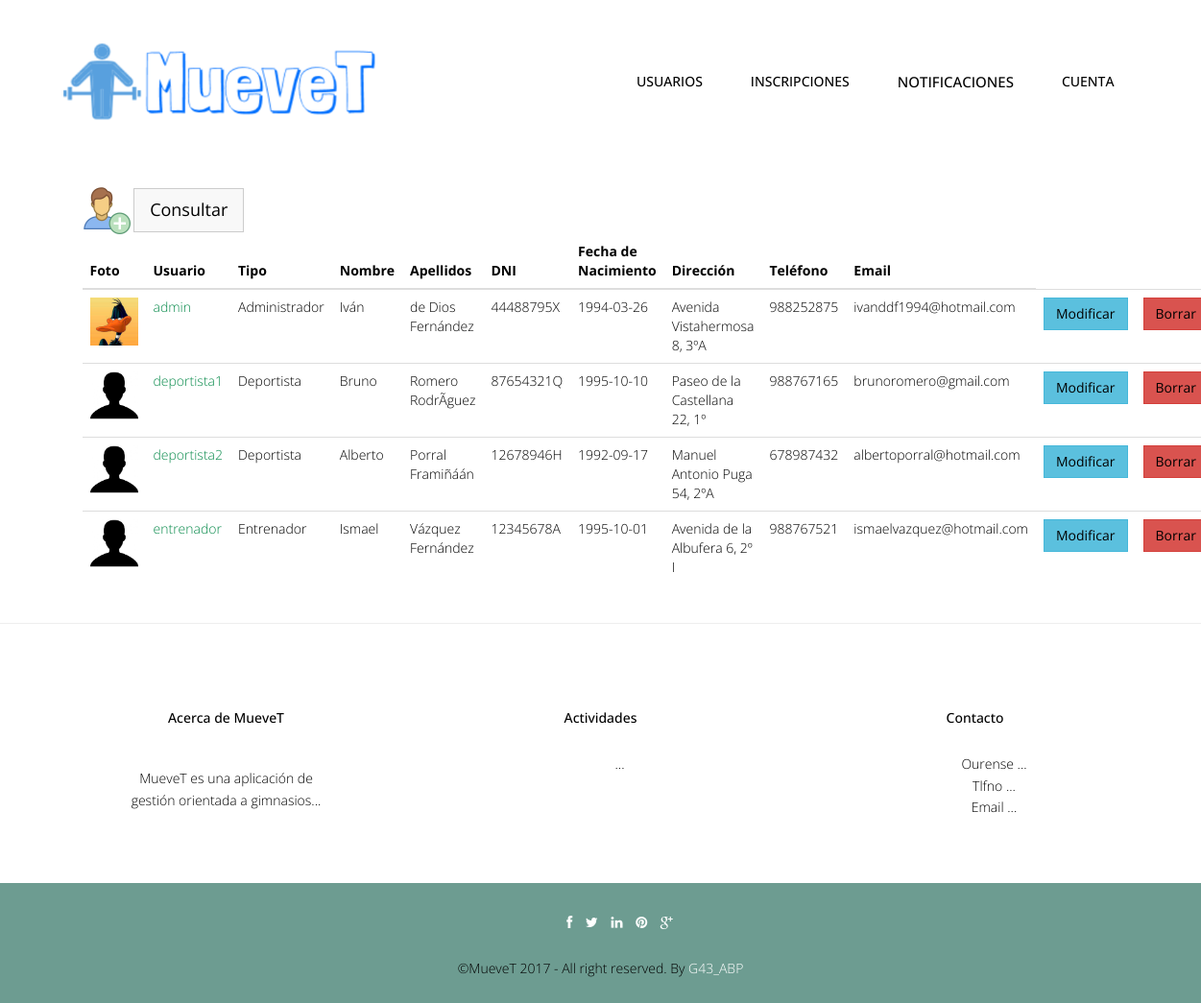
Screenshot of /abp/Controllers/USUARIO_Controller.php (signed in) with the database file from the repository.
### tables this page shows
CREATE TABLE IF NOT EXISTS `usuario` (
  `foto` varchar(500) DEFAULT NULL,
  `userName` varchar(20) NOT NULL,
  `password` varchar(128) NOT NULL,
  `tipoUsuario` int(10) NOT NULL,
  `nombre` varchar(20) NOT NULL,
  `apellidos` varchar(70) NOT NULL,
  `dni` varchar(9) NOT NULL,
  `fechaNac` date NOT NULL,
  `direccion` varchar(80) DEFAULT NULL,
  `telefono` int(15) DEFAULT NULL,
  `email` varchar(30) NOT NULL
);

CREATE TABLE IF NOT EXISTS `rol` (
  `idRol` int(10) NOT NULL,
  `nombreRol` varchar(45) NOT NULL
);

### abp/Models/USUARIO_Model.php (called while the page is built, shortened)
<?php
include '../Functions/LibraryFunctions.php';
class USUARIO_Modelo {
    var $mysqli;
    function ConectarBD() {
        $this->mysqli = new mysqli("localhost", "root", "", "gymgest");
    }
    function ConsultarTodo($user) {
        if ($user == "entrenador") {
            $sql = "SELECT * FROM USUARIO, ENTRENADOR WHERE USUARIO.userName=ENTRENADOR.userName AND USUARIO.tipoUsuario=2";
        } else if ($user == "deportista") {
            $sql = "SELECT * FROM USUARIO, DEPORTISTA WHERE USUARIO.userName=DEPORTISTA.userName AND USUARIO.tipoUsuario=3";
        } else {
            $sql = "SELECT * FROM USUARIO";
        }
        if (!($resultado = $this->mysqli->query($sql))) {
            return 'Error en la consulta sobre la base de datos';
        } else {
            $toret = array();
            $i = 0;
            while ($fila = $resultado->fetch_array()) {
                $toret[$i] = $fila;
                $i++;
            }
            return $toret;
        }
    }
}
?>

### abp/Views/USUARIO_SHOWALL_Vista.php (the view, shortened to what this page needs)
<?php
class USUARIO_Show {
    private $datos;
    function __construct($array, $volver) {
        $this->datos = $array;
        $this->render();
    }
    function render() {
        ?>
        <div class="container">
            <?php
            $lista = array('foto', 'userName', 'tipoUsuario', 'nombre', 'apellidos', 'dni', 'fechaNac', 'direccion', 'telefono', 'email');
            ?>
            <br><br>
            <div class="container">
                <div class="col-lg-12">
                    <a href='USUARIO_Controller.php?accion=<?php echo $strings['Seleccionar']; ?>'><img src="../img/useradd.png" width="50px" height="50px"></a>
                    <button type="button" class="btn btn-default btn-lg"><a href='USUARIO_Controller.php?accion=<?php echo $strings['Consultar']; ?>'><?php echo $strings['Consultar'] ?></a></button>
                    <table class="table">
                        <thead class="thead-dark">
                            <tr>
                                <?php
                                foreach ($lista as $titulo) {
                                    echo "<th>";
                                    echo $strings[$titulo];
                                    echo "</th>";
                                }
                                echo "</tr>";
                                echo "</thead>";
                                echo "<tbody>";
                                for ($j = 0; $j < count($this->datos); $j++) {
                                    echo "<tr>";
                                    foreach ($this->datos [$j] as $clave => $valor) {
                                        for ($i = 0; $i < count($lista); $i++) {
                                            if ($clave === $lista[$i]) {
                                                echo "<td>";
                                                if (($clave === 'foto')) {
                                                    if (is_file($valor)) {
                                                        ?><a target='_blank' href='<?php echo $valor ?>'><img src='<?php echo $valor ?>' width="50" height="50"></a> <?php
                                                    } else {
                                                        ?><a target='_blank' href="../img/user.jpg"><img src="../img/user.jpg" width="50" height="50"></a> <?php
                                                }
                                                break;
                                            } if ($clave === 'tipoUsuario') {
                                                echo $strings[ConsultarNOMRol($valor)];
                                                break;
                                            }
                                            if ($clave === 'userName') {
                                                ?>
                                            <a href='USUARIO_Controller.php?userName=<?php echo $this->datos[$j]['userName'] . '&accion=' . $strings['Ver']; ?>'><font color="#088A4B"><?php echo $valor; ?></font></a> <?php
                        } else {
                            echo $valor;
                        }
                        echo "</td>";
                    }
                }
            }
                                ?>
                            <td><button type="button" class="btn btn-info"><a href='USUARIO_Controller.php?userName=<?php echo $this->datos[$j]['userName'] . '&accion=' . $strings['Modificar']; ?>'><?php echo $strings['Modificar']; ?></a></button></td>
                            <td><button type="button" class="btn btn-danger"><a href='USUARIO_Controller.php?userName=<?php echo $this->datos[$j]['userName'] . '&accion=' . $strings['Borrar']; ?>'><?php echo $strings['Borrar']; ?></a></button></td>
                                    <?php
                                }
                                ?>
                        </tbody>
                    </table>
                </div>
            </div>
        </div>
        <?php
        include '../Views/footer.php';
    }
}

### abp/css/style.css (style rules this page uses)
body { font-family:'Open Sans', Arial, sans-serif; font-size:14px; font-weight:300; line-height:1.6em; color:#000; background-color:#fff; }
.link-list ul,li,a { color:#000; list-style:none; }

### abp/css/overwrite.css (style rules this page uses)
.btn { text-shadow: none; background-image:none; border-color: none; border-bottom-color: none; -webkit-box-shadow: none; -moz-box-shadow: none; box-shadow: none; }
.btn { outline:0; -webkit-border-radius: 0; -moz-border-radius: 0; border-radius: 0; }
.btn-lg { -webkit-border-radius: 0; -moz-border-radius: 0; border-radius: 0; }
.btn-default { color: #333333; background-color: #f8f8f8; }

### rows the page displays
usuario: foto (picture), userName "admin", tipoUsuario.nombreRol "Administrador", nombre "Iván", apellidos "de Dios Fernández", dni "44488795X", fechaNac "1994-03-26", direccion "Avenida Vistahermosa 8, 3ºA", telefono "988252875", email "ivanddf1994@hotmail.com"
usuario: userName "deportista1", tipoUsuario.nombreRol "Deportista", nombre "Bruno", apellidos "Romero RodrÃguez", dni "87654321Q", fechaNac "1995-10-10", direccion "Paseo de la Castellana 22, 1º", telefono "988767165", email "brunoromero@gmail.com"
usuario: userName "deportista2", tipoUsuario.nombreRol "Deportista", nombre "Alberto", apellidos "Porral Framiñáán", dni "12678946H", fechaNac "1992-09-17", direccion "Manuel Antonio Puga 54, 2ºA", telefono "678987432", email "albertoporral@hotmail.com"
usuario: userName "entrenador", tipoUsuario.nombreRol "Entrenador", nombre "Ismael", apellidos "Vázquez Fernández", dni "12345678A", fechaNac "1995-10-01", direccion "Avenida de la Albufera 6, 2º I", telefono "988767521", email "ismaelvazquez@hotmail.com"

### other values shown
$strings['Cuenta'] "CUENTA"
$strings['Consultar'] "Consultar"
$strings[$titulo] "Foto"
$strings[$titulo] "Usuario"
$strings[$titulo] "Tipo"
$strings[$titulo] "Nombre"
$strings[$titulo] "Apellidos"
$strings[$titulo] "DNI"
$strings[$titulo] "Fecha de Nacimiento"
$strings[$titulo] "Dirección"
$strings[$titulo] "Teléfono"
$strings[$titulo] "Email"
